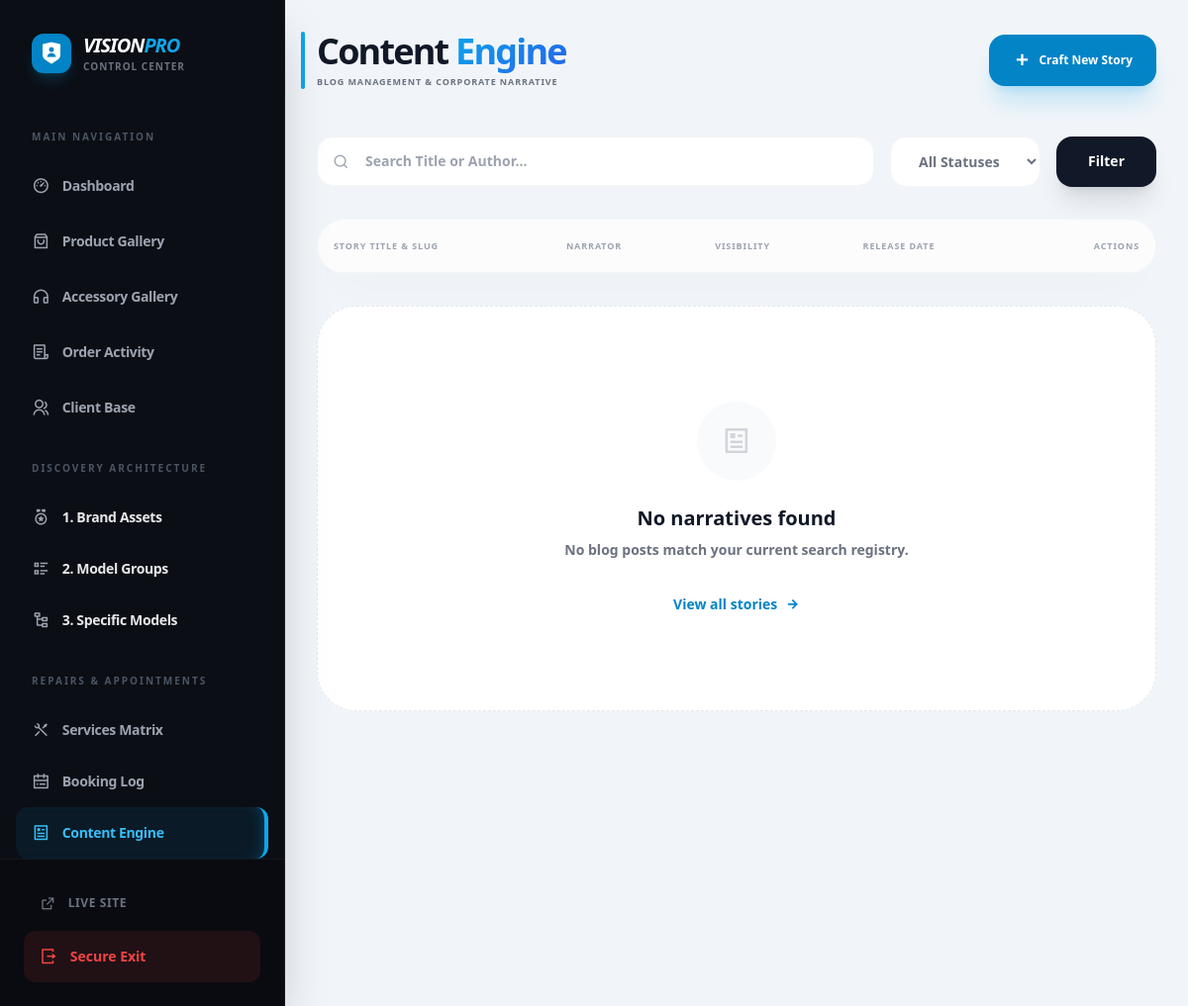
Before: /admin-blogs.php (signed in) with the older database file.
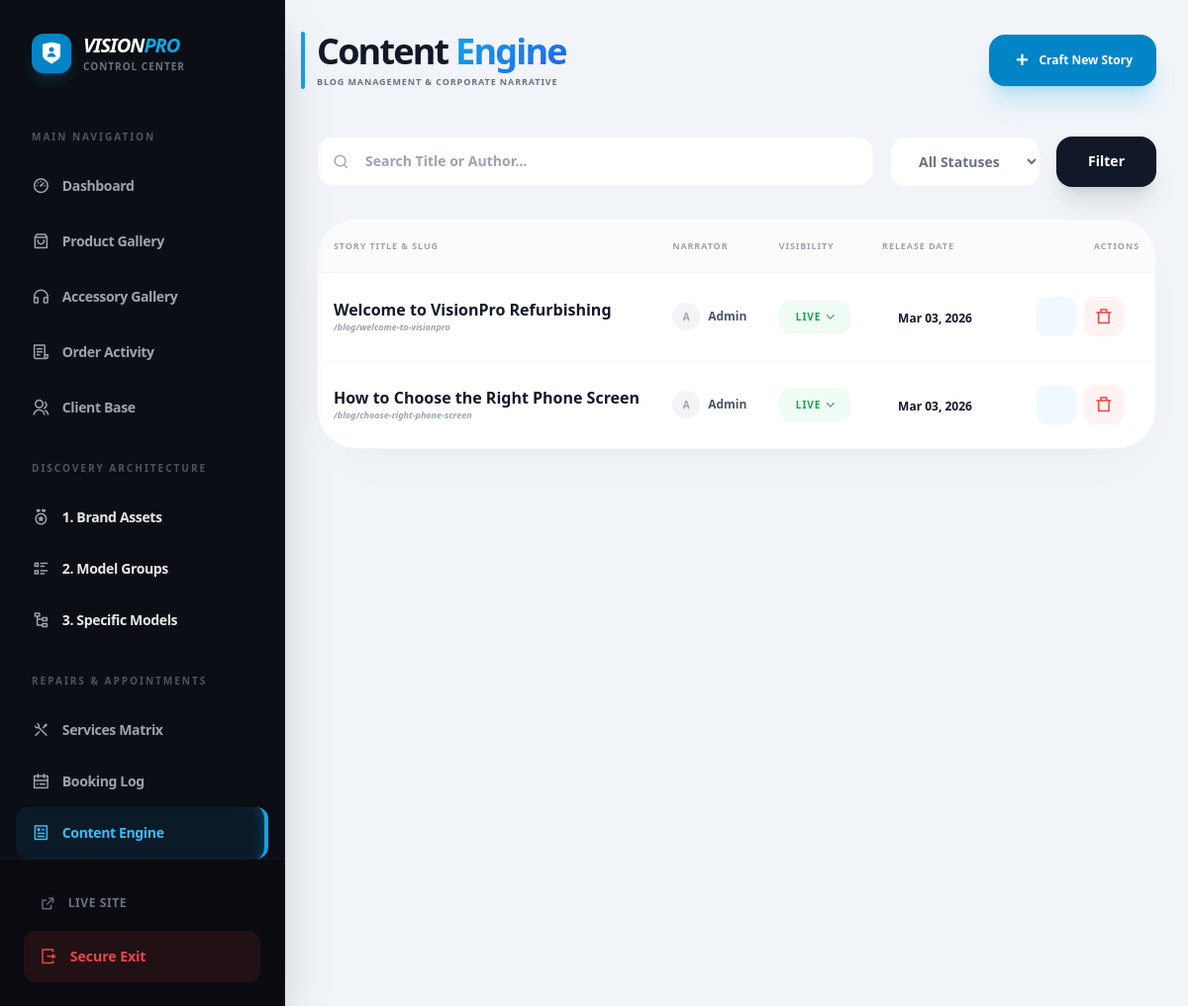
After: the same page with the newer database file.
### tables this page shows
CREATE TABLE IF NOT EXISTS blog_posts (
    id INT AUTO_INCREMENT PRIMARY KEY,
    title VARCHAR(255) NOT NULL,
    slug VARCHAR(255) NOT NULL UNIQUE,
    content TEXT,
    excerpt TEXT,
    featured_image VARCHAR(255),
    author VARCHAR(100),
    status ENUM('draft', 'published') DEFAULT 'draft',
    created_at TIMESTAMP DEFAULT CURRENT_TIMESTAMP,
    updated_at TIMESTAMP DEFAULT CURRENT_TIMESTAMP ON UPDATE CURRENT_TIMESTAMP,
    INDEX idx_slug (slug),
    INDEX idx_status (status)
);

### includes/security.php (called while the page is built, shortened)
<?php
function e(mixed $val): string
{
    return htmlspecialchars((string)$val, ENT_QUOTES | ENT_HTML5, 'UTF-8');
}

### admin-blogs.php (the view, shortened to what the rows shown need)
<?php
require_once 'config/db.php';
require_once 'includes/security.php';
$limit = 10;
$page = isset($_GET['page']) ? (int)$_GET['page'] : 1;
$offset = ($page - 1) * $limit;
$params = [];
$where_clauses = [];
$where_sql = $where_clauses ? "WHERE " . implode(" AND ", $where_clauses) : "";
$query = "SELECT * FROM blog_posts $where_sql ORDER BY created_at DESC LIMIT $limit OFFSET $offset";
$stmt = $pdo->prepare($query);
$stmt->execute($params);
$posts = $stmt->fetchAll();
?>
<!DOCTYPE html>
<html lang="en">
<head>
    <script src="https://cdn.tailwindcss.com"></script>
    <link href="https://cdn.jsdelivr.net/npm/remixicon@4.2.0/fonts/remixicon.css" rel="stylesheet">
</head>
<body class="bg-[#f1f5f9] min-h-screen font-sans text-gray-900 overflow-x-hidden">
    <div class="flex w-full">
        <?php include 'includes/admin_sidebar.php'; ?>
        <main class="flex-1 min-w-0 p-4 lg:p-8">
            <header class="flex flex-col md:flex-row justify-between items-start md:items-center gap-6 mb-12">
                <div class="relative">
                    <h1 class="text-3xl lg:text-4xl font-black tracking-tighter text-gray-900 mb-1">Content <span class="gradient-text">Engine</span></h1>
                </div>
            </header>
            <div class="table-container">
                <table class="w-full text-left border-collapse">
                    <thead class="bg-gray-50/50 border-b border-gray-100">
                        <tr>
                            <th class="px-4 py-5 text-[9px] font-black text-gray-400 uppercase tracking-widest">Story Title & Slug</th>
                            <th class="px-4 py-5 text-[9px] font-black text-gray-400 uppercase tracking-widest">Narrator</th>
                            <th class="px-4 py-5 text-[9px] font-black text-gray-400 uppercase tracking-widest">Visibility</th>
                            <th class="px-4 py-5 text-[9px] font-black text-gray-400 uppercase tracking-widest">Release Date</th>
                            <th class="px-4 py-5 text-[9px] font-black text-gray-400 uppercase tracking-widest text-right">Actions</th>
                        </tr>
                    </thead>
                    <tbody class="divide-y divide-gray-50">
                        <?php foreach($posts as $p): ?>
                        <tr class="hover:bg-gray-50/20 transition-all group">
                            <td class="px-4 py-5">
                                <div class="flex flex-col leading-tight">
                                    <p class="font-black text-gray-900 group-hover:text-primary-600 transition-colors"><?= e($p['title']) ?></p>
                                    <p class="text-[9px] font-bold text-gray-400 italic mt-0.5">/blog/<?= $p['slug'] ?></p>
                                </div>
                            </td>
                            <td class="px-4 py-5">
                                <div class="flex items-center gap-2 text-xs font-bold text-gray-600">
                                    <div class="w-7 h-7 rounded-full bg-gray-100 flex items-center justify-center text-[10px] text-gray-400 font-black">
                                        <?= strtoupper(substr($p['author'] ?? 'A', 0, 1)) ?>
                                    </div>
                                    <span class="truncate max-w-[100px]"><?= e($p['author'] ?? 'Admin') ?></span>
                                </div>
                            </td>
                            <td class="px-4 py-5">
                                <?php $isPublished = $p['status'] === 'published'; ?>
                                <div class="relative inline-block w-full max-w-[140px]">
                                    <select
                                        class="ajax-status-select w-full appearance-none px-4 py-2 text-[10px] font-black uppercase tracking-widest border border-gray-100 rounded-xl outline-none focus:ring-2 focus:ring-primary-500/20 transition-all cursor-pointer <?= $isPublished ? 'bg-green-50 text-green-600' : 'bg-yellow-50 text-yellow-600' ?>"
                                        data-id="<?= $p['id'] ?>"
                                        data-endpoint="admin_api.php?type=blog_status"
                                    >
                                        <option value="published" <?= $p['status'] === 'published' ? 'selected' : '' ?>>Live</option>
                                    </select>
                                    <div class="absolute right-3 top-1/2 -translate-y-1/2 pointer-events-none opacity-50">
                                    </div>
                                </div>
                            </td>
                            <td class="px-8 py-6">
                                <span class="text-xs font-black text-gray-900"><?= date('M d, Y', strtotime($p['created_at'])) ?></span>
                            </td>
                            <td class="px-8 py-6 text-right">
                                <div class="flex justify-end gap-2">
                                    <a href="admin-blog-edit.php?id=<?= $p['id'] ?>" class="w-10 h-10 bg-primary-50 text-primary-600 rounded-xl flex items-center justify-center hover:bg-primary-600 hover:text-white transition-all">
                                    </a>
                                    <a href="admin-blogs.php?delete=<?= $p['id'] ?>" onclick="smartDelete(this, 'Archive Narrative', 'Are you sure you want to permanently purge this post from the content engine? Recovering this data will not be possible.')" class="w-10 h-10 bg-red-50 text-red-500 rounded-xl flex items-center justify-center hover:bg-red-500 hover:text-white transition-all">
                                        <i class="ri-delete-bin-7-line text-lg"></i>
                                    </a>
                                </div>
                            </td>
                        </tr>
                        <?php endforeach; ?>
                    </tbody>
                </table>
            </div>
        </main>
    </div>
</body>
</html>

Changed rows visible on the page:
added blog_posts: title "Welcome to VisionPro Refurbishing", slug "welcome-to-visionpro", author "A", author "Admin", status+id "Live", created_at "Mar 03, 2026"
added blog_posts: title "How to Choose the Right Phone Screen", slug "choose-right-phone-screen", author "A", author "Admin", status+id "Live", created_at "Mar 03, 2026"
Other visible differences:
text no longer shown: "No narratives found No blog posts match your current search registry. View all stories"
